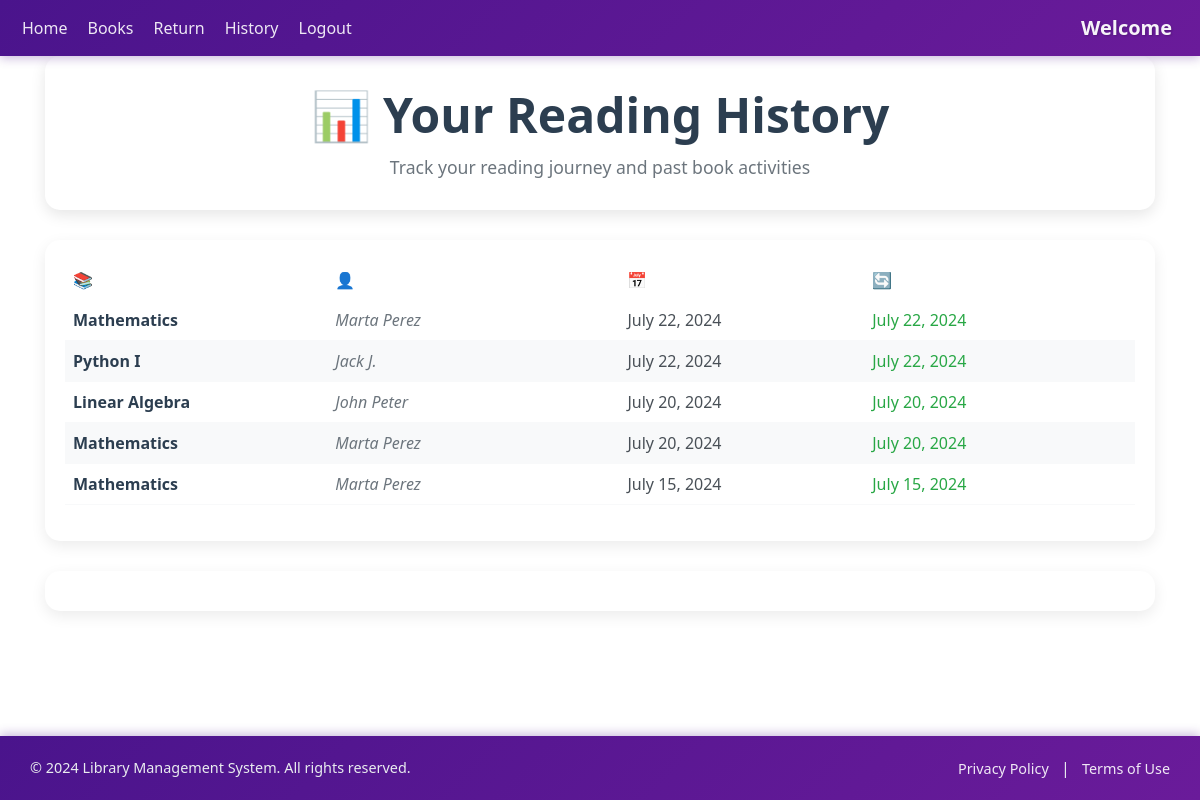
/history (signed in), run on an earlier commit of the app's database.
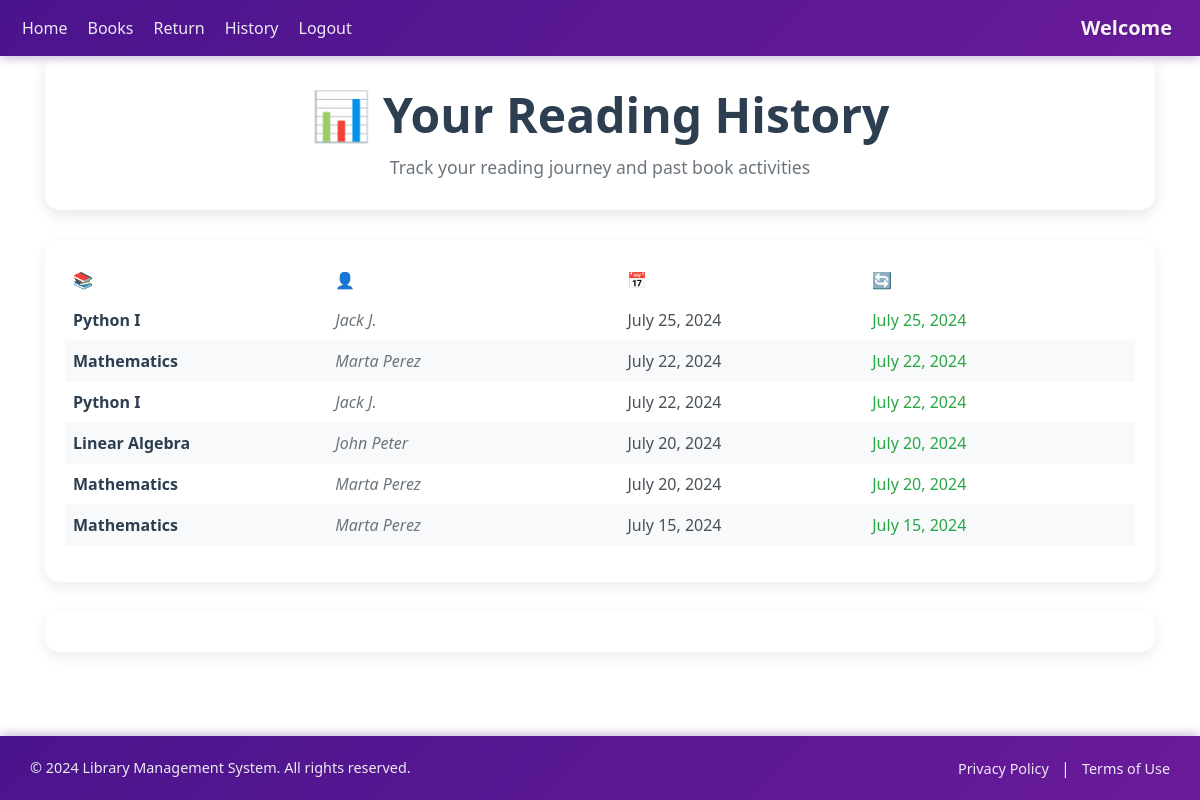
And on a later commit of the database.
### polls/models.py (models this page shows, shortened)
class IssuedItem(models.Model):
    book_id = models.ForeignKey(Book, on_delete=models.CASCADE)
    user_id = models.ForeignKey(User, on_delete=models.CASCADE)
    issue_date = models.DateField(default=date.today(), blank=False)
    return_date = models.DateField(blank=True, null=True)

class Book(models.Model):
    book_name = models.CharField(max_length=150)
    author_name = models.CharField(max_length=200)
    quantity = models.IntegerField(default=1)
    subject = models.CharField(max_length=2000)
    book_add_time = models.TimeField(default=timezone.now())
    book_add_date = models.DateField(default=date.today())
    class Meta:
        unique_together = ("book_name", "author_name")

### polls/views.py (the view)
# urls.py: path("history", views.history, name="history"),
@login_required(login_url="login")
def history(request):
    my_items = IssuedItem.objects.filter(user_id=request.user).order_by("-issue_date")
    paginator = Paginator(my_items, 10)
    page_number = request.GET.get("page")
    show_data_final = paginator.get_page(page_number)
    return render(request, "history.html", {"books": show_data_final})

### polls/templates/history.html (shortened to what this page needs)
{% extends 'base.html' %} {% block content %}
<div class="container">
  <div class="page-header">
    <h1 class="display-5 fw-bold">📊 Your Reading History</h1>
    <p class="page-subtitle">Track your reading journey and past book activities</p>
  </div>
  <div class="table-wrapper">
    <table class="table">
      <thead>
        <tr>
          <th scope="col">📚 Book Name</th>
          <th scope="col">👤 Author Name</th>
          <th scope="col">📅 Issue Date</th>
          <th scope="col">🔄 Return Date</th>
        </tr>
      </thead>
      <tbody>
        {% for book in books %}
        <tr>
          <td><span class="book-name">{{book.book_id.book_name}}</span></td>
          <td><span class="author-name">{{book.book_id.author_name}}</span></td>
          <td><span class="date-info">{{book.issue_date}}</span></td>
          <td>
            {% if book.return_date %}
              <span class="date-info returned">{{book.return_date}}</span>
            {% else %}
              <span class="status-badge current">Currently Issued</span>
            {% endif %}
          </td>
        </tr>
        {% endfor %}
      </tbody>
    </table>
  </div>
  <div class="pagination-wrapper">
  </div>
</div>
{% endblock %}

### polls/templates/base.html (shortened to what this page needs)
{% load static %}
<!DOCTYPE html>
<html lang="en">
<head>
   <link href="https://cdn.jsdelivr.net/npm/bootstrap@5.2.3/dist/css/bootstrap.min.css" rel="stylesheet">
</head>
<body>
   <nav class="navbar navbar-expand-lg navbar-dark">
       <div class="container-fluid">
           <div class="collapse navbar-collapse" id="navbarSupportedContent">
               <ul class="navbar-nav me-auto mb-2 mb-lg-0">
                   {% if not user.is_authenticated %}
                   <li class="nav-item">
                       <a class="nav-link" href="/login">Login</a>
                   </li>
                   <li class="nav-item">
                       <a class="nav-link" href="/register">Register</a>
                   </li>
                   {% else %}
                   <li class="nav-item">
                       <a class="nav-link" href="/">Home</a>
                   </li>
                   <li class="nav-item">
                       <a class="nav-link" href="issue">Books</a>
                   </li>
                   <li class="nav-item">
                       <a class="nav-link" href="return_item">Return</a>
                   </li>
                   <li class="nav-item">
                       <a class="nav-link" href="history">History</a>
                   </li>
                   <li class="nav-item">
                       <a class="nav-link" href="logout">Logout</a>
                   </li>
                   {% endif %}
               </ul>
           </div>
           {% if user.is_authenticated %}
           <a class="navbar-brand" href="#">Welcome {{request.user.first_name}}</a>
           {% endif %}
       </div>
   </nav>
<div class="content-wrapper">
   {% block content %}
   {% endblock %}
</div>
   <footer>
        <div class="container-fluid">
            <div class="row">
                <div class="col-12 col-md-6">
                    <p class="mb-0">&copy; 2024 Library Management System. All rights reserved.</p>
                </div>
                <div class="col-12 col-md-6 text-md-end">
                    <div class="footer-links">
                        <a href="#">Privacy Policy</a>
                        <span class="mx-2">|</span>
                        <a href="#">Terms of Use</a>
                    </div>
                </div>
            </div>
        </div>
    </footer>
</body>
</html>

### polls/templates/base.html (style rules this page uses)
:root { --bs-primary: #BA68C8; --bs-primary-rgb: 186, 104, 200; }
body { background-color: linear-gradient(#89b4f4, #cf7ade); background-repeat: no-repeat; background-size: cover; padding-top: 0; }
html, body { height: 100%; margin: 0; }
body { display: flex; flex-direction: column; }
.navbar { position: relative; z-index: 1030; }
.content-wrapper { flex: 1 0 auto; }
.navbar { background: linear-gradient(135deg, #4a148c 0%, #6a1b9a 100%) !important; box-shadow: 0 2px 10px rgba(74, 20, 140, 0.3); border: none; }
footer { flex-shrink: 0; color: #e9ecef; background: linear-gradient(135deg, #4a148c 0%, #6a1b9a 100%); min-height: 60px; width: 100vw; margin: 0; padding: 15px 0; position: relative; left: 50%; right: 50%; margin-left: -50vw; margin-right: -50vw; box-shadow: 0 -2px 10px rgba(74, 20, 140, 0.3); }
footer .container-fluid { height: 100%; padding: 0 15px; max-width: 100%; }
footer .row { margin: 0; align-items: center; min-height: 30px; }
footer .col-md-6 { padding: 5px 15px; }
footer p { margin: 0; line-height: 1.4; font-size: 0.9rem; }
footer a { color: #e9ecef; text-decoration: none; font-size: 0.9rem; }
.nav-link { color: rgba(255, 255, 255, 0.9) !important; font-weight: 500; transition: all 0.3s ease; border-radius: 8px; margin: 0 2px; }
.navbar .nav-link { color: rgba(255, 255, 255, 0.9) !important; }
.navbar-brand { color: rgba(255, 255, 255, 0.95) !important; font-weight: 600; text-shadow: 1px 1px 2px rgba(0,0,0,0.2); transition: all 0.3s ease; }
footer a { color: rgba(255, 255, 255, 0.9); transition: all 0.3s ease; }

### polls/templates/history.html (style rules this page uses)
body { background: white; background-attachment: fixed; background-repeat: no-repeat; min-height: 100vh; }
.container { width: 100%; padding-right: 15px; padding-left: 15px; margin-right: auto; margin-left: auto; }
.page-header { background: white; padding: 30px; border-radius: 15px; box-shadow: 0 5px 15px rgba(0,0,0,0.1); margin-bottom: 30px; text-align: center; }
.page-header h1 { color: #2c3e50; margin-bottom: 10px; }
.page-subtitle { color: #6c757d; font-size: 1.1rem; margin: 0; }
.table-wrapper { background: white; border-radius: 15px; box-shadow: 0 5px 15px rgba(0,0,0,0.08); overflow: hidden; padding: 20px; margin-bottom: 30px; }
table { border-collapse: separate; border-spacing: 0; border-radius: 10px; width: 100%; border: none; margin-bottom: 0; }
thead { background: linear-gradient(45deg, #27ae60, #2ecc71); color: white; }
th { text-align: left; padding: 16px; font-weight: 600; border: none; color: white; }
td { text-align: left; padding: 16px; border-bottom: 1px solid #f8f9fa; vertical-align: middle; }
tr:nth-child(even) { background-color: #f8f9fa; }
tr:nth-child(odd) { background-color: #ffffff; }
tbody tr { transition: all 0.2s ease; }
.book-name { font-weight: 600; color: #2c3e50; }
.author-name { color: #6c757d; font-style: italic; }
.date-info { color: #495057; font-weight: 500; }
.date-info.returned { color: #28a745; }
.pagination-wrapper { background: white; padding: 20px; border-radius: 15px; box-shadow: 0 5px 15px rgba(0,0,0,0.08); }

What changed in the data, as far as the page shows it:
added IssuedItem: book_id.book_name "Python I", book_id.author_name "Jack J.", issue_date "July 25, 2024", return_date "July 25, 2024"
